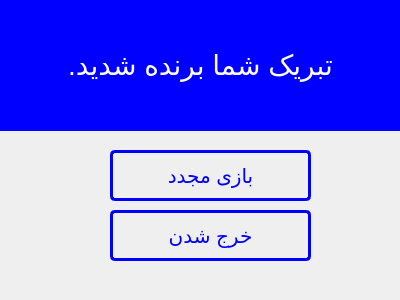
<?xml version="1.0" encoding="UTF-8"?>
<ui version="4.0">
 <class>Dialog</class>
 <widget class="QDialog" name="Dialog">
  <property name="geometry">
   <rect>
    <x>0</x>
    <y>0</y>
    <width>400</width>
    <height>300</height>
   </rect>
  </property>
  <property name="windowTitle">
   <string>Dialog</string>
  </property>
  <widget class="QLabel" name="label">
   <property name="geometry">
    <rect>
     <x>0</x>
     <y>0</y>
     <width>401</width>
     <height>131</height>
    </rect>
   </property>
   <property name="font">
    <font>
     <pointsize>21</pointsize>
    </font>
   </property>
   <property name="styleSheet">
    <string notr="true">QLabel {
	background-color: blue;
	color: #fff;
}</string>
   </property>
   <property name="text">
    <string>تبریک شما برنده شدید.</string>
   </property>
   <property name="alignment">
    <set>Qt::AlignCenter</set>
   </property>
  </widget>
  <widget class="QPushButton" name="exit_btn">
   <property name="geometry">
    <rect>
     <x>110</x>
     <y>210</y>
     <width>201</width>
     <height>51</height>
    </rect>
   </property>
   <property name="font">
    <font>
     <pointsize>15</pointsize>
    </font>
   </property>
   <property name="styleSheet">
    <string notr="true">QPushButton {
	border: 3px solid blue;
	border-radius: 5px;
	color: blue;
}

QPushButton:pressed {
	background-color: blue;
	color: #fff;
}</string>
   </property>
   <property name="text">
    <string>خرج شدن</string>
   </property>
  </widget>
  <widget class="QPushButton" name="start_btn">
   <property name="geometry">
    <rect>
     <x>110</x>
     <y>150</y>
     <width>201</width>
     <height>51</height>
    </rect>
   </property>
   <property name="font">
    <font>
     <pointsize>15</pointsize>
    </font>
   </property>
   <property name="styleSheet">
    <string notr="true">QPushButton {
	border: 3px solid blue;
	border-radius: 5px;
	color: blue;
}

QPushButton:pressed {
	background-color: blue;
	color: #fff;
}</string>
   </property>
   <property name="text">
    <string>بازی مجدد</string>
   </property>
  </widget>
 </widget>
 <resources/>
 <connections/>
</ui>
